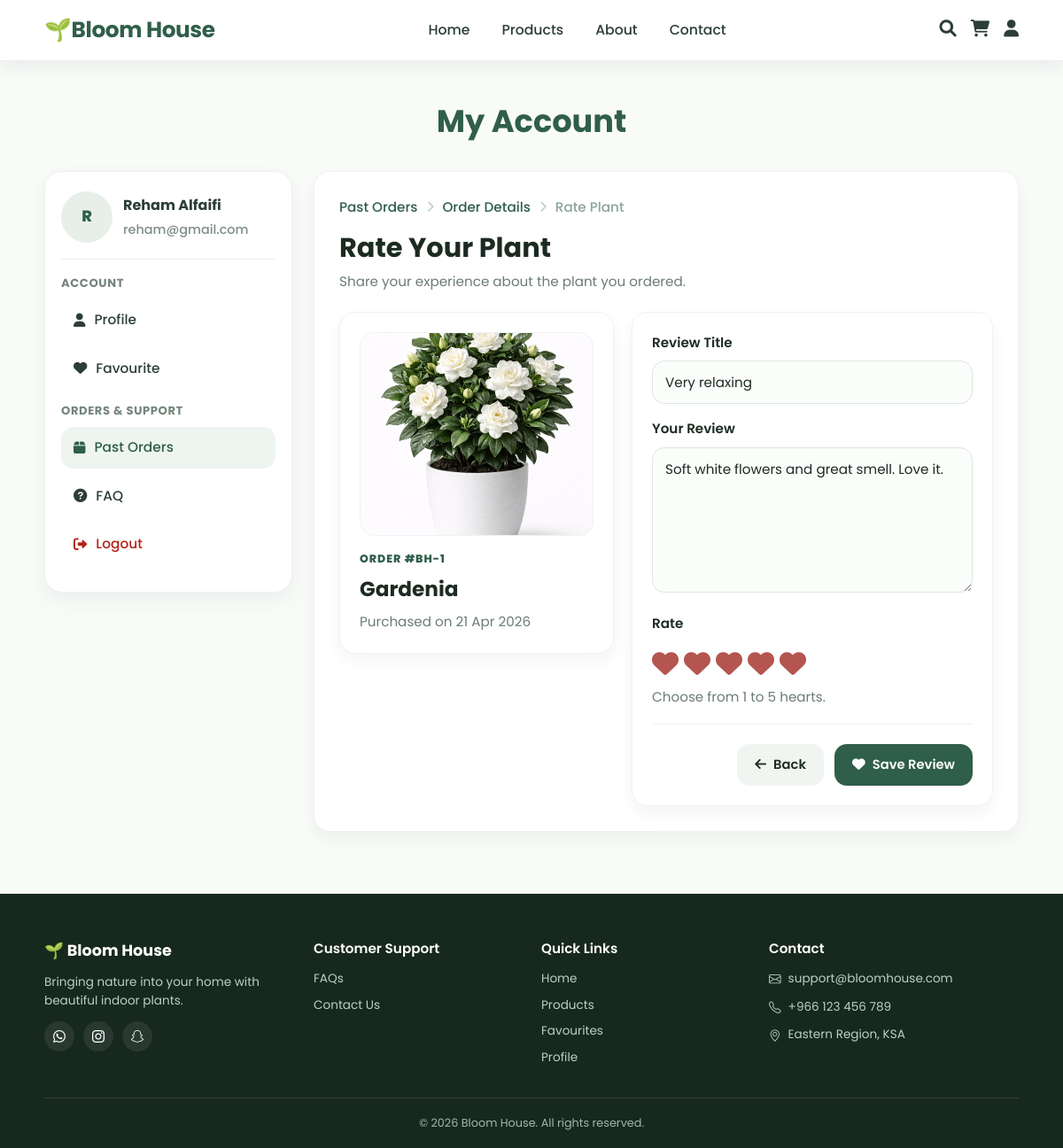
The page /review-plant.php?order_id=1&plant_id=16 (signed in) on the database its author committed.
### tables this page shows
CREATE TABLE `user` (
  `user_id` int(11) NOT NULL,
  `first_name` varchar(50) NOT NULL,
  `last_name` varchar(50) NOT NULL,
  `email` varchar(100) NOT NULL,
  `password` varchar(255) NOT NULL,
  `phone` varchar(20) NOT NULL,
  `gender` varchar(10) DEFAULT NULL,
  `date_of_birth` date DEFAULT NULL
);

CREATE TABLE `orders_items` (
  `order_item_id` int(11) NOT NULL,
  `order_id` int(11) NOT NULL,
  `plant_id` int(11) NOT NULL,
  `quantity` int(11) NOT NULL,
  `unit_price` decimal(10,2) NOT NULL
);

CREATE TABLE `plants` (
  `plant_id` int(11) NOT NULL,
  `admin_id` int(11) DEFAULT NULL,
  `plant_name` varchar(100) NOT NULL,
  `description` text NOT NULL,
  `price` decimal(10,2) NOT NULL,
  `stock_quantity` int(11) NOT NULL,
  `light_requirement` varchar(100) NOT NULL,
  `watering_instruction` text NOT NULL,
  `image` varchar(255) NOT NULL,
  `availability_status` varchar(50) NOT NULL,
  `category` varchar(50) NOT NULL,
  `height_cm` int(11) NOT NULL,
  `humidity_requirement` enum('Low','Medium','High') NOT NULL
);

CREATE TABLE `orders` (
  `order_id` int(11) NOT NULL,
  `user_id` int(11) NOT NULL,
  `order_date` datetime NOT NULL,
  `order_status` varchar(50) NOT NULL,
  `shipping_address` varchar(255) NOT NULL,
  `payment_method` varchar(50) NOT NULL,
  `city` varchar(50) NOT NULL,
  `phone` varchar(20) NOT NULL,
  `discount` decimal(10,2) NOT NULL,
  `delivery_method` varchar(50) NOT NULL DEFAULT 'Delivery'
);

CREATE TABLE `reviews` (
  `review_id` int(11) NOT NULL,
  `user_id` int(11) NOT NULL,
  `plant_id` int(11) NOT NULL,
  `order_id` int(11) NOT NULL,
  `rating` int(1) NOT NULL,
  `review_title` varchar(150) NOT NULL,
  `review_text` text NOT NULL,
  `created_at` datetime NOT NULL
);

### review-plant.php (the view, shortened to what this page needs)
<?php
include("db_connect.php");
function safe($value)
{
    return htmlspecialchars((string) $value, ENT_QUOTES, 'UTF-8');
}
$user_id = (int) $_SESSION['user_id'];
$order_id = isset($_GET['order_id']) ? intval($_GET['order_id']) : (isset($_POST['order_id']) ? intval($_POST['order_id']) : 0);
$plant_id = isset($_GET['plant_id']) ? intval($_GET['plant_id']) : (isset($_POST['plant_id']) ? intval($_POST['plant_id']) : 0);
$user_sql = "SELECT first_name, last_name, email FROM user WHERE user_id = ? LIMIT 1";
$user_stmt = $conn->prepare($user_sql);
$user_stmt->bind_param("i", $user_id);
$user_stmt->execute();
$user_result = $user_stmt->get_result();
$current_user = $user_result->fetch_assoc();
$user_first = $current_user['first_name'] ?? 'User';
$user_last = $current_user['last_name'] ?? '';
$user_email = $current_user['email'] ?? '';
$user_full_name = trim($user_first . " " . $user_last);
$user_initial = strtoupper(substr($user_first, 0, 1));
$item_sql = "SELECT o.order_id, o.order_date, o.order_status,
                    oi.quantity, oi.unit_price,
                    p.plant_id, p.plant_name, p.image
             FROM orders o
             INNER JOIN orders_items oi ON o.order_id = oi.order_id
             INNER JOIN plants p ON oi.plant_id = p.plant_id
             WHERE o.order_id = ? AND o.user_id = ? AND p.plant_id = ?
             LIMIT 1";
$item_stmt = $conn->prepare($item_sql);
$item_stmt->bind_param("iii", $order_id, $user_id, $plant_id);
$item_stmt->execute();
$item = $item_stmt->get_result()->fetch_assoc();
$review_sql = "SELECT review_id, rating, review_title, review_text FROM reviews WHERE user_id = ? AND order_id = ? AND plant_id = ? LIMIT 1";
$review_stmt = $conn->prepare($review_sql);
$review_stmt->bind_param("iii", $user_id, $order_id, $plant_id);
$review_stmt->execute();
$existing_review = $review_stmt->get_result()->fetch_assoc();
$review_title = $existing_review['review_title'] ?? '';
$review_text = $existing_review['review_text'] ?? '';
$img = !empty($item['image']) ? "images/plants/" . $item['image'] : "images/plants/monstera.jpeg";
?>
<!DOCTYPE html>
<html lang="en">
<head>
    <link rel="stylesheet" href="css/layout.css">
    <link rel="stylesheet" href="css/past-order-details.css?v=51">
    <link rel="stylesheet" href="https://cdn.jsdelivr.net/npm/bootstrap-icons/font/bootstrap-icons.css">
    <link rel="stylesheet" href="https://cdnjs.cloudflare.com/ajax/libs/font-awesome/6.0.0/css/all.min.css">
</head>
<body>
    <header class="header">
        <div class="header-inner">
            <a class="logo" href="index.php">🌱Bloom House</a>
            <nav class="main-nav">
                <a href="index.php" class="nav-link">Home</a>
                <a href="products.php" class="nav-link">Products</a>
                <a href="about.php" class="nav-link">About</a>
                <a href="contact.php" class="nav-link">Contact</a>
            </nav>
            <div class="header-actions">
                <a href="search.php" class="user-icon"><i class="fas fa-search"></i></a>
                <a href="cart.php" class="cart-icon"><i class="fas fa-shopping-cart"></i></a>
                <a href="profile.php" class="user-icon"><i class="fas fa-user"></i></a>
            </div>
        </div>
    </header>
    <main class="account-page">
        <div class="container">
            <h1 class="account-main-title">My Account</h1>
            <div class="account-layout">
                <aside class="account-sidebar">
                    <div class="user-box">
                        <div class="user-avatar"><span><?php echo safe($user_initial); ?></span></div>
                        <div class="user-meta">
                            <div class="user-name"><?php echo safe($user_full_name); ?></div>
                            <div class="user-email"><?php echo safe($user_email); ?></div>
                        </div>
                    </div>
                    <div class="sidebar-section-title">ACCOUNT</div>
                    <ul class="sidebar-menu">
                        <li><a href="profile.php"><i class="fa-solid fa-user"></i> Profile</a></li>
                        <li><a href="favourites.php"><i class="fa-solid fa-heart"></i> Favourite</a></li>
                    </ul>
                    <div class="sidebar-section-title">ORDERS & SUPPORT</div>
                    <ul class="sidebar-menu">
                        <li><a href="past-orders.php" class="active"><i class="fa-solid fa-box"></i> Past Orders</a>
                        </li>
                        <li><a href="faq.php"><i class="fa-solid fa-circle-question"></i> FAQ</a></li>
                        <li><a href="logout.php" class="logout-link"><i class="fa-solid fa-right-from-bracket"></i>
                                Logout</a></li>
                    </ul>
                </aside>
                <section class="order-details-container invoice-card">
                    <nav class="breadcrumb">
                        <a href="past-orders.php">Past Orders</a>
                        <i class="fas fa-chevron-right"></i>
                        <a href="past-order-details.php?order_id=<?php echo safe($order_id); ?>">Order Details</a>
                        <i class="fas fa-chevron-right"></i>
                        <span>Rate Plant</span>
                    </nav>
                    <div class="page-title details-title-block">
                        <div>
                            <h1>Rate Your Plant</h1>
                            <p class="page-description">Share your experience about the plant you ordered.</p>
                        </div>
                    </div>
                    <div class="review-layout">
                        <div class="review-product-card">
                            <div class="review-product-img"><img src="<?php echo safe($img); ?>"
                                    alt="<?php echo safe($item['plant_name']); ?>"></div>
                            <div>
                                <p class="page-label">ORDER #BH-<?php echo safe($order_id); ?></p>
                                <h2><?php echo safe($item['plant_name']); ?></h2>
                                <p class="muted-text">Purchased on
                                    <?php echo date("j M Y", strtotime($item['order_date'])); ?>
                                </p>
                            </div>
                        </div>
                        <form class="review-form" method="post" onsubmit="return validateReviewForm();">
                            <label class="form-label">Review Title</label>
                            <input type="text" name="review_title" id="reviewTitle" class="review-input" maxlength="150"
                                placeholder="Example: Amazing plant!" value="<?php echo safe($review_title); ?>"
                                required>
                            <label class="form-label">Your Review</label>
                            <textarea name="review_text" id="reviewText" class="review-textarea" rows="6"
                                placeholder="Write your review here..."
                                required><?php echo safe($review_text); ?></textarea>
                            <label class="form-label">Rate</label>
                            <div class="heart-rating" aria-label="Plant rating">
                                <?php for ($i = 5; $i >= 1; $i--) { ?>
                                    <label for="heart<?php echo $i; ?>" title="<?php echo $i; ?> hearts"><i
                                            class="fas fa-heart"></i></label>
                                <?php } ?>
                            </div>
                            <p class="small-muted">Choose from 1 to 5 hearts.</p>
                            <div class="action-buttons review-actions">
                                <a href="past-order-details.php?order_id=<?php echo safe($order_id); ?>"
                                    class="btn btn-secondary"><i class="fas fa-arrow-left"></i> Back</a>
                                <button type="submit" class="btn btn-primary"><i class="fas fa-heart"></i> Save
                                    Review</button>
                            </div>
                        </form>
                    </div>
                </section>
            </div>
        </div>
    </main>
    <footer class="footer">
        <div class="footer-container">
            <div class="footer-brand"><a class="footer-logo" href="index.php">🌱 Bloom House</a>
                <p>Bringing nature into your home with beautiful indoor plants.</p>
                <div class="social-icons"><a href="#"><i class="bi bi-whatsapp"></i></a><a href="#"><i
                            class="bi bi-instagram"></i></a><a href="#"><i class="bi bi-snapchat"></i></a></div>
            </div>
            <div class="footer-col">
                <h3>Customer Support</h3>
                <ul>
                    <li><a href="faq.php">FAQs</a></li>
                    <li><a href="contact.php">Contact Us</a></li>
                </ul>
            </div>
            <div class="footer-col">
                <h3>Quick Links</h3>
                <ul>
                    <li><a href="index.php">Home</a></li>
                    <li><a href="products.php">Products</a></li>
                    <li><a href="favourites.php">Favourites</a></li>
                    <li><a href="profile.php">Profile</a></li>
                </ul>
            </div>
            <div class="footer-col footer-contact">
                <h3>Contact</h3>
                <ul>
                    <li><i class="bi bi-envelope"></i> support@bloomhouse.com</li>
                    <li><i class="bi bi-telephone"></i> +966 123 456 789</li>
                    <li><i class="bi bi-geo-alt"></i> Eastern Region, KSA</li>
                </ul>
            </div>
        </div>
        <div class="footer-bottom">
            <p>&copy; 2026 Bloom House. All rights reserved.</p>
        </div>
    </footer>
</body>
</html>

### css/past-order-details.css (style rules this page uses)
:root { --green:#2F5E4A; --green-light:#3F7A60; --border:#eef3f0; --text-dark:#1C2B22; --text-light:#6B7D73; --bg:#f9fbf9; --soft:#f1f5f2; --white:#fff; --danger:#b5554f; --warning:#a56a00; --blue:#3566a8; --shadow:0 8px 18px rgba(0,40,20,.05); }
.order-details-container { background:var(--white); border:1px solid var(--border); border-radius:18px; box-shadow:var(--shadow); padding:28px; overflow:hidden; }
.invoice-card { background:var(--white); }
.page-title, .details-title-block { display:block; background:transparent; border:0; border-radius:0; padding:0; margin:0 0 22px; }
.page-title h1, .details-title-block h1, .review-plant-title { margin:0 0 7px; color:var(--text-dark); font-size:1.9rem; font-weight:700; line-height:1.2; }
.page-description, .muted-text, .small-muted { color:var(--text-light); font-size:.95rem; margin:0; line-height:1.6; }
.page-label { margin:0 0 6px; color:var(--green); font-size:.78rem; font-weight:800; letter-spacing:.08em; text-transform:uppercase; }
.info-card, .delivery-card, .review-product-card, .review-form { background:#fff; border:1px solid var(--border); border-radius:18px; box-shadow:var(--shadow); }
.btn, .btn-soft-pdf, .rate-link { border:none; border-radius:14px; padding:12px 20px; font-weight:600; text-decoration:none; display:inline-flex; align-items:center; justify-content:center; gap:8px; cursor:pointer; font-family:inherit; font-size:.92rem; transition:.25s; white-space:nowrap; }
.btn-primary, .btn-save { background:var(--green);color:#fff }
.btn-secondary { background:var(--soft);color:var(--text-dark) }
.action-buttons { display:flex; flex-wrap:wrap; justify-content:flex-end; gap:12px; margin-top:28px; padding-top:22px; border-top:1px solid var(--border); }
.review-layout { display:grid;grid-template-columns:310px 1fr;gap:20px;align-items:start }
.review-product-card,.review-form { padding:22px }
.review-product-img { width:100%;height:230px;border-radius:16px;overflow:hidden;background:var(--soft);margin-bottom:16px;border:1px solid var(--border) }
.review-product-img img { width:100%;height:100%;object-fit:cover }
.review-product-card h2 { margin:0 0 6px;color:var(--text-dark);font-size:1.45rem;font-weight:700 }
.review-form { display:block }
.form-label { display:block;color:var(--text-dark);font-weight:600;margin:0 0 8px;font-size:.95rem }
.review-input,.review-textarea { width:100%;border:1px solid #dce6df;background:#fbfdfb;border-radius:14px;color:var(--text-dark);font-family:inherit;font-size:.95rem;padding:12px 14px;margin-bottom:16px;outline:none;transition:.25s }
.heart-rating { display:inline-flex;flex-direction:row-reverse;justify-content:flex-end;gap:6px;margin-top:2px }
.heart-rating label { cursor:pointer;font-size:30px;color:#d7ded9;transition:.2s }
.heart-rating label:hover,.heart-rating label:hover ~ label,.heart-rating input:checked ~ label { color:var(--danger);transform:translateY(-1px) }
.review-actions { margin-top:18px }

### rows shown on the page
user: first_name "R", safe($user_full_name) "Reham Alfaifi", email "reham@gmail.com"
orders_items: plant.image (picture), plant.plant_name "Gardenia", order.order_date "21 Apr 2026"
reviews: review_title "Very relaxing", review_text "Soft white flowers and great smell. Love it."

### other values the page prints
safe($order_id) "1"
